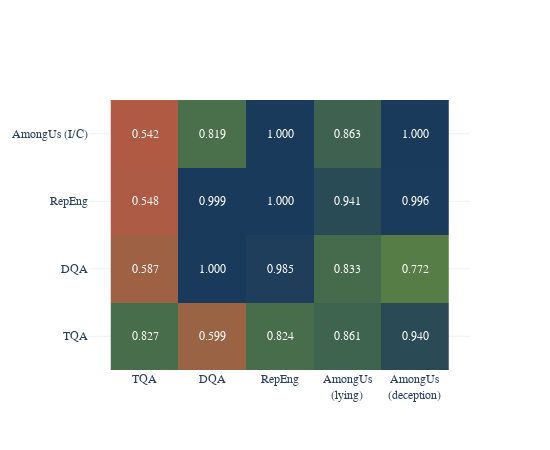

The code cell stored with this chart in its notebook:
### Code cell
threshold = (np.min(aurocs_matrix) + np.max(aurocs_matrix)) / 2
fig = go.Figure(data=go.Heatmap(
    z=aurocs_matrix,
    x=eval_datasets,
    y=train_datasets,
    # Soft blue palette - more elegant than RdBu
    # Alternative options:
    # colorscale='Viridis',  
    # colorscale='Cividis',
    colorscale=[[0, '#b05a44'], [0.5, '#567d46'], [1, '#1a3a5c']],
    showscale=False,
    autocolorscale=False,
    text=[[f"{val:.3f}" for val in row] for row in aurocs_matrix],
    texttemplate="%{text}",
    # Use a uniform text color that works well with your colorscale
    textfont={"color": "white"}
))

# Add a custom colorbar if needed
fig.update_traces(
    colorbar=dict(
        thickness=20,
        tickvals=[np.min(aurocs_matrix), threshold, np.max(aurocs_matrix)],
        ticktext=[f"{np.min(aurocs_matrix):.3f}", f"{threshold:.3f}", f"{np.max(aurocs_matrix):.3f}"]
    )
)

fig.update_layout(
    title='',
    xaxis_nticks=36,
    width=550,
    height=450,
    font=dict(family="Computer Modern"),
    template="plotly_white",
    xaxis=dict(
        tickangle=0,
        tickmode='array',
        tickvals=list(range(len(eval_datasets))),
        ticktext=["<br>".join(dataset.split()) for dataset in eval_datasets]
    )
)
fig.update_layout(
    paper_bgcolor='white',
    plot_bgcolor='white'
)
fig.update_layout(yaxis=dict(scaleanchor="x"))

### Figure 1 — Plotly figure (JSON) as saved in the notebook; plotly's stock layout.template omitted (floating-point values rounded to 4 significant figures)
{"data": [{"autocolorscale": false, "colorbar": {"thickness": 20, "ticktext": ["0.542", "0.771", "1.000"], "tickvals": [0.5417, 0.7709, 1]}, "colorscale": [[0, "#b05a44"], [0.5, "#567d46"], [1, "#1a3a5c"]], "showscale": false, "text": [["0.827", "0.599", "0.824", "0.861", "0.940"], ["0.587", "1.000", "0.985", "0.833", "0.772"], ["0.548", "0.999", "1.000", "0.941", "0.996"], ["0.542", "0.819", "1.000", "0.863", "1.000"]], "textfont": {"color": "white"}, "texttemplate": "%{text}", "type": "heatmap", "x": ["TQA", "DQA", "RepEng", "AmongUs (lying)", "AmongUs (deception)"], "y": ["TQA", "DQA", "RepEng", "AmongUs (I/C)"], "z": [[0.8272, 0.5987, 0.8242, 0.8609, 0.9404], [0.5872, 1, 0.9853, 0.8328, 0.7717], [0.5482, 0.999, 1, 0.9415, 0.9956], [0.5417, 0.8194, 1, 0.8627, 1]]}], "layout": {"font": {"family": "Computer Modern"}, "height": 450, "paper_bgcolor": "white", "plot_bgcolor": "white", "title": {"text": ""}, "width": 550, "xaxis": {"nticks": 36, "tickangle": 0, "tickmode": "array", "ticktext": ["TQA", "DQA", "RepEng", "AmongUs<br>(lying)", "AmongUs<br>(deception)"], "tickvals": [0, 1, 2, 3, 4]}, "yaxis": {"scaleanchor": "x"}}}
